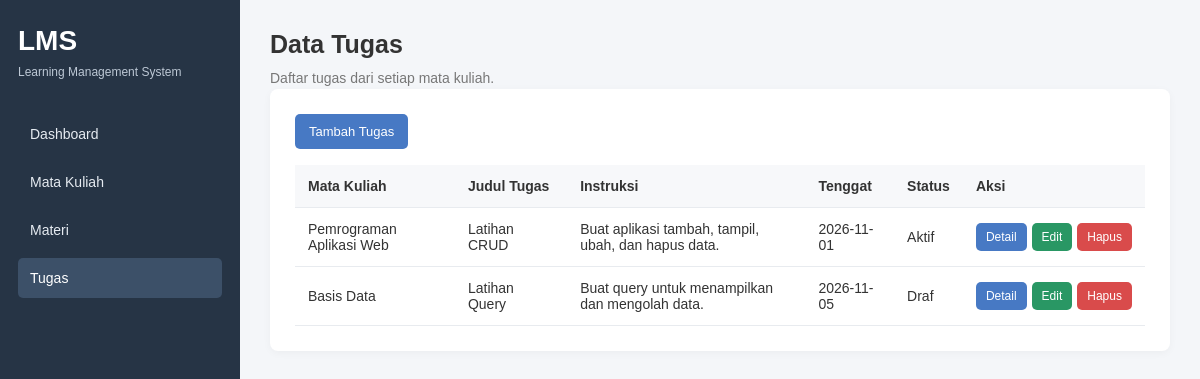
The page /tugas_index.php on the database its author committed.
### tables this page shows
CREATE TABLE tugas (
    id INT UNSIGNED AUTO_INCREMENT PRIMARY KEY,
    mata_kuliah_id INT UNSIGNED NOT NULL,
    judul VARCHAR(150) NOT NULL,
    instruksi TEXT NOT NULL,
    tenggat DATE NOT NULL,
    status VARCHAR(20) NOT NULL,

    CONSTRAINT fk_tugas_mata_kuliah
        FOREIGN KEY (mata_kuliah_id)
        REFERENCES mata_kuliah(id)
        ON DELETE RESTRICT
        ON UPDATE RESTRICT,

    CHECK (status IN ('Draf', 'Aktif', 'Selesai'))
);

CREATE TABLE mata_kuliah (
    id INT UNSIGNED AUTO_INCREMENT PRIMARY KEY,
    kode VARCHAR(20) NOT NULL UNIQUE,
    nama VARCHAR(100) NOT NULL,
    dosen VARCHAR(100) NOT NULL,
    semester TINYINT UNSIGNED NOT NULL,
    CHECK (semester BETWEEN 1 AND 14)
);

### tugas_index.php (the view, shortened to what this page needs)
<?php
require_once 'koneksi.php';
$data = $conn->query(
    "SELECT tugas.*, mata_kuliah.nama AS nama_mk
     FROM tugas
     JOIN mata_kuliah ON tugas.mata_kuliah_id = mata_kuliah.id"
);
?>
<!DOCTYPE html>
<html lang="id">
<head>
    <link rel="stylesheet" href="style.css">
</head>
<body>
<div class="app-layout">
    <aside class="sidebar">
        <h2 class="logo">LMS</h2>
        <p class="logo-description">Learning Management System</p>
        <nav class="nav-menu">
            <a href="index.php">Dashboard</a>
            <a href="matakuliah_index.php">Mata Kuliah</a>
            <a href="materi_index.php">Materi</a>
            <a href="tugas_index.php" class="active">Tugas</a>
        </nav>
    </aside>
    <main class="main-content">
        <h1 class="page-title">Data Tugas</h1>
        <p class="page-description">Daftar tugas dari setiap mata kuliah.</p>
        <section class="content-card">
            <a href="tugas_tambah.php" class="btn">Tambah Tugas</a>
            <br><br>
            <div class="table-wrapper">
                <table class="data-table">
                    <tr>
                        <th>Mata Kuliah</th>
                        <th>Judul Tugas</th>
                        <th>Instruksi</th>
                        <th>Tenggat</th>
                        <th>Status</th>
                        <th>Aksi</th>
                    </tr>
                    <?php while ($row = $data->fetch_assoc()): ?>
                    <tr>
                        <td><?= htmlspecialchars($row['nama_mk']) ?></td>
                        <td><?= htmlspecialchars($row['judul']) ?></td>
                        <td><?= htmlspecialchars($row['instruksi']) ?></td>
                        <td><?= htmlspecialchars($row['tenggat']) ?></td>
                        <td><?= htmlspecialchars($row['status']) ?></td>
                        <td><div style="display: flex; gap: 5px; align-items: center;">
                                <a href="tugas_detail.php?id=<?= (int) $row['id'] ?>"
                                class="btn btn-sm">Detail</a>
                                <a href="tugas_edit.php?id=<?= (int) $row['id'] ?>"
                                class="btn btn-sm btn-success">Edit</a>
                                <form action="tugas_hapus.php" method="POST"
                                    style="margin: 0;"
                                    onsubmit="return confirm('Yakin ingin menghapus tugas ini?')">
                                    <button type="submit" class="btn btn-sm btn-danger">
                                        Hapus
                                    </button>
                                </form>
                            </div>
                        </td>
                    </tr>
                    <?php endwhile; ?>
                </table>
            </div>
        </section>
    </main>
</div>
</body>
</html>

### style.css (style rules this page uses)
* { margin: 0; padding: 0; box-sizing: border-box; }
body { font-family: Arial, sans-serif; background: #f4f6f9; color: #333; font-size: 14px; }
a { text-decoration: none; color: inherit; }
.app-layout { display: flex; min-height: 100vh; }
.sidebar { width: 240px; background: #263445; color: white; padding: 25px 18px; }
.logo { font-size: 28px; font-weight: bold; }
.logo-description { color: #bdc8d5; font-size: 12px; margin: 8px 0 35px; }
.nav-menu { display: flex; flex-direction: column; gap: 8px; }
.nav-menu a { padding: 12px; border-radius: 5px; color: #e6ebf1; }
.nav-menu a:hover, .nav-menu a.active { background: #3c5068; color: white; }
.main-content { flex: 1; min-width: 0; padding: 30px; }
.page-title { font-size: 25px; margin-bottom: 8px; }
.page-description, .section-description { color: #777; line-height: 1.6; }
.content-card { background: white; padding: 25px; border-radius: 8px; box-shadow: 0 2px 8px #0000000a; margin-bottom: 25px; }
.btn { display: inline-block; border: none; border-radius: 5px; padding: 10px 14px; background: #4779c4; color: white; font-size: 13px; cursor: pointer; text-align: center; }
.btn-success { background: #299764; }
.btn-danger { background: #d94b4b; }
.btn-sm { padding: 7px 10px; font-size: 12px; }
.table-wrapper { width: 100%; overflow-x: auto; }
.data-table { width: 100%; border-collapse: collapse; background: white; }
.data-table th, .data-table td { padding: 13px; border-bottom: 1px solid #e8ebef; text-align: left; vertical-align: middle; }
.data-table th { background: #f7f8fa; font-weight: bold; white-space: nowrap; }

### rows shown on the page
tugas: mata_kuliah.nama "Pemrograman Aplikasi Web", judul "Latihan CRUD", instruksi "Buat aplikasi tambah, tampil, ubah, dan hapus data.", tenggat "2026-11-01", status "Aktif"
tugas: mata_kuliah.nama "Basis Data", judul "Latihan Query", instruksi "Buat query untuk menampilkan dan mengolah data.", tenggat "2026-11-05", status "Draf"
